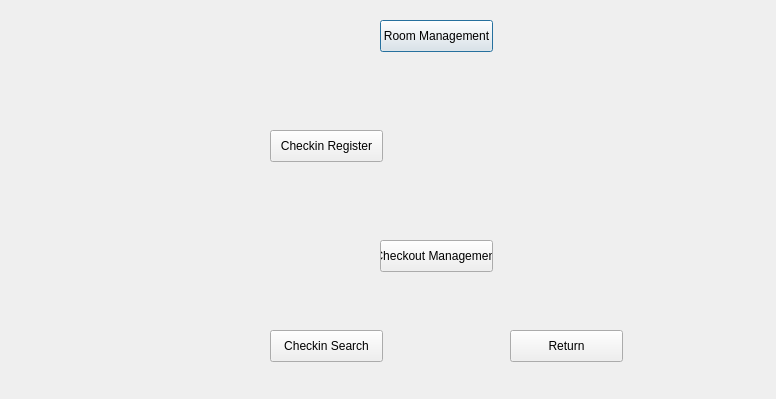
<?xml version="1.0" encoding="UTF-8"?>
<ui version="4.0">
 <class>management_login_complete</class>
 <widget class="QDialog" name="management_login_complete">
  <property name="geometry">
   <rect>
    <x>0</x>
    <y>0</y>
    <width>776</width>
    <height>399</height>
   </rect>
  </property>
  <property name="windowTitle">
   <string>Dialog</string>
  </property>
  <widget class="QPushButton" name="room_management">
   <property name="geometry">
    <rect>
     <x>380</x>
     <y>20</y>
     <width>113</width>
     <height>32</height>
    </rect>
   </property>
   <property name="text">
    <string>Room Management</string>
   </property>
  </widget>
  <widget class="QPushButton" name="check_in">
   <property name="geometry">
    <rect>
     <x>270</x>
     <y>130</y>
     <width>113</width>
     <height>32</height>
    </rect>
   </property>
   <property name="text">
    <string>Checkin Register</string>
   </property>
  </widget>
  <widget class="QPushButton" name="pushButton_3">
   <property name="geometry">
    <rect>
     <x>380</x>
     <y>240</y>
     <width>113</width>
     <height>32</height>
    </rect>
   </property>
   <property name="text">
    <string>Checkout Management</string>
   </property>
  </widget>
  <widget class="QPushButton" name="pushButton_4">
   <property name="geometry">
    <rect>
     <x>270</x>
     <y>330</y>
     <width>113</width>
     <height>32</height>
    </rect>
   </property>
   <property name="text">
    <string>Checkin Search</string>
   </property>
  </widget>
  <widget class="QPushButton" name="pushButton">
   <property name="geometry">
    <rect>
     <x>510</x>
     <y>330</y>
     <width>113</width>
     <height>32</height>
    </rect>
   </property>
   <property name="text">
    <string>Return</string>
   </property>
  </widget>
 </widget>
 <resources/>
 <connections>
  <connection>
   <sender>pushButton</sender>
   <signal>clicked()</signal>
   <receiver>management_login_complete</receiver>
   <slot>close()</slot>
   <hints>
    <hint type="sourcelabel">
     <x>556</x>
     <y>343</y>
    </hint>
    <hint type="destinationlabel">
     <x>558</x>
     <y>203</y>
    </hint>
   </hints>
  </connection>
 </connections>
</ui>
